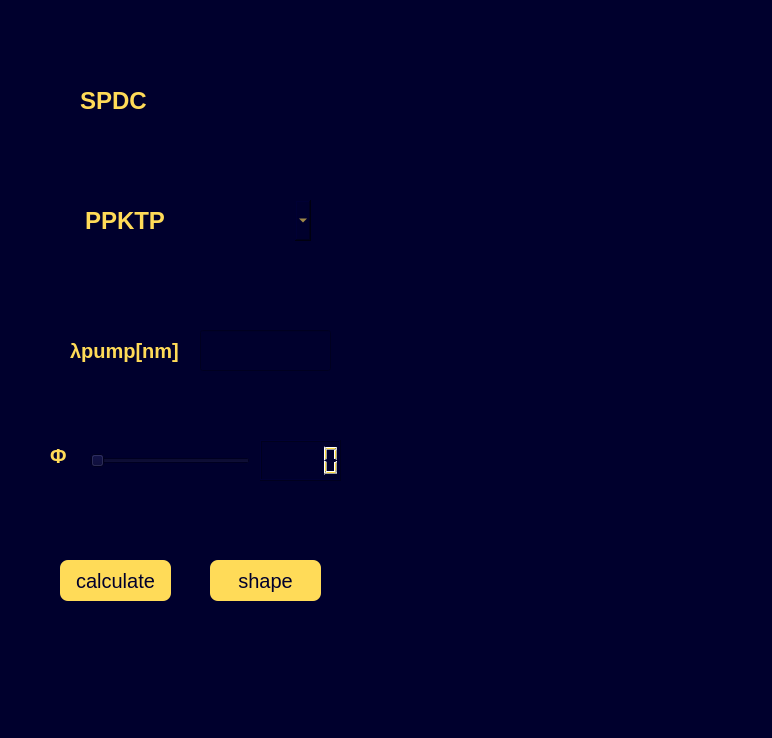
<?xml version="1.0" encoding="UTF-8"?>
<ui version="4.0">
 <class>MainWindow</class>
 <widget class="QMainWindow" name="MainWindow">
  <property name="geometry">
   <rect>
    <x>0</x>
    <y>0</y>
    <width>772</width>
    <height>738</height>
   </rect>
  </property>
  <property name="windowTitle">
   <string>MainWindow</string>
  </property>
  <property name="styleSheet">
   <string notr="true">background-color:rgb(0, 0, 45);
color:rgb(255, 219, 60);</string>
  </property>
  <widget class="QWidget" name="centralwidget">
   <widget class="QWidget" name="verticalLayoutWidget">
    <property name="geometry">
     <rect>
      <x>360</x>
      <y>50</y>
      <width>811</width>
      <height>641</height>
     </rect>
    </property>
    <layout class="QVBoxLayout" name="matplotlib"/>
   </widget>
   <widget class="QComboBox" name="crystal">
    <property name="geometry">
     <rect>
      <x>80</x>
      <y>200</y>
      <width>231</width>
      <height>41</height>
     </rect>
    </property>
    <property name="styleSheet">
     <string notr="true">font-size: 24px;
font: bold;
color:rgb(255, 219, 88);
border:none;</string>
    </property>
    <item>
     <property name="text">
      <string>PPKTP</string>
     </property>
    </item>
    <item>
     <property name="text">
      <string>PPLN</string>
     </property>
    </item>
    <item>
     <property name="text">
      <string>BBO</string>
     </property>
    </item>
    <item>
     <property name="text">
      <string>KTP</string>
     </property>
    </item>
    <item>
     <property name="text">
      <string>LBO</string>
     </property>
    </item>
    <item>
     <property name="text">
      <string>LiNbO3</string>
     </property>
    </item>
    <item>
     <property name="text">
      <string>PPLN:MgO</string>
     </property>
    </item>
   </widget>
   <widget class="QLabel" name="label_landapump">
    <property name="geometry">
     <rect>
      <x>70</x>
      <y>330</y>
      <width>141</width>
      <height>41</height>
     </rect>
    </property>
    <property name="styleSheet">
     <string notr="true">font-size: 20px;
font: bold;
color:rgb(255, 219, 88);
border:none;</string>
    </property>
    <property name="text">
     <string>λpump[nm]</string>
    </property>
   </widget>
   <widget class="QLineEdit" name="landapump">
    <property name="geometry">
     <rect>
      <x>200</x>
      <y>330</y>
      <width>131</width>
      <height>41</height>
     </rect>
    </property>
    <property name="styleSheet">
     <string notr="true">font-size: 18px;
text-align:center;</string>
    </property>
   </widget>
   <widget class="QPushButton" name="calculate">
    <property name="geometry">
     <rect>
      <x>60</x>
      <y>560</y>
      <width>111</width>
      <height>41</height>
     </rect>
    </property>
    <property name="styleSheet">
     <string notr="true">background-color: rgb(255, 219, 88);
color:rgb(0, 0, 45);
font-size: 20px;
border-radius:8px;</string>
    </property>
    <property name="text">
     <string>calculate</string>
    </property>
   </widget>
   <widget class="QPushButton" name="graphshape">
    <property name="geometry">
     <rect>
      <x>210</x>
      <y>560</y>
      <width>111</width>
      <height>41</height>
     </rect>
    </property>
    <property name="styleSheet">
     <string notr="true">background-color: rgb(255, 219, 88);
color:rgb(0, 0, 45);
font-size: 20px;
border-radius:8px;</string>
    </property>
    <property name="text">
     <string>shape</string>
    </property>
   </widget>
   <widget class="QSlider" name="degreeSlider">
    <property name="geometry">
     <rect>
      <x>90</x>
      <y>450</y>
      <width>160</width>
      <height>22</height>
     </rect>
    </property>
    <property name="orientation">
     <enum>Qt::Horizontal</enum>
    </property>
   </widget>
   <widget class="QLabel" name="labelT">
    <property name="geometry">
     <rect>
      <x>50</x>
      <y>440</y>
      <width>21</width>
      <height>31</height>
     </rect>
    </property>
    <property name="styleSheet">
     <string notr="true">font-size: 20px;
font: bold;
color:rgb(255, 219, 88);
border:none;</string>
    </property>
    <property name="text">
     <string>Φ</string>
    </property>
   </widget>
   <widget class="QLCDNumber" name="degreeNumber">
    <property name="geometry">
     <rect>
      <x>260</x>
      <y>440</y>
      <width>81</width>
      <height>41</height>
     </rect>
    </property>
   </widget>
   <widget class="QLabel" name="label">
    <property name="geometry">
     <rect>
      <x>80</x>
      <y>80</y>
      <width>231</width>
      <height>41</height>
     </rect>
    </property>
    <property name="styleSheet">
     <string notr="true">font-size: 24px;
font: bold;
color:rgb(255, 219, 88);
border:none;</string>
    </property>
    <property name="text">
     <string>SPDC</string>
    </property>
   </widget>
  </widget>
  <widget class="QMenuBar" name="menubar">
   <property name="geometry">
    <rect>
     <x>0</x>
     <y>0</y>
     <width>772</width>
     <height>21</height>
    </rect>
   </property>
  </widget>
  <widget class="QStatusBar" name="statusbar"/>
 </widget>
 <resources/>
 <connections/>
</ui>
